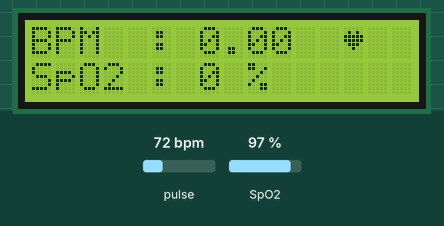
Recording of a sketch running on a simulated Arduino Uno, built with avr-gcc and run on an emulated ATmega328P. Parts: 16×2 character LCD. Inputs (shaded band) come from the test bench; at power-on: pulse 72 bpm, SpO2 97 %. What the sketch prints to the serial monitor is not drawn.

Above: at 4.2 s.
4.3 s: pulse set to 42 bpm
At 7.2 s:
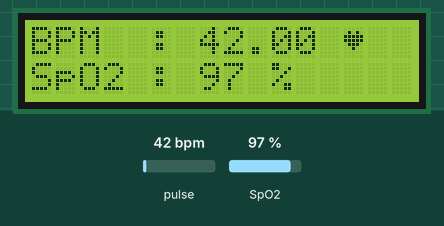
7.5 s: SpO2 set to 80 %
At 9.3 s:
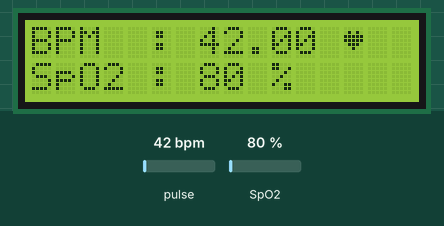
9.6 s: pulse set to 70 bpm
At 11.3 s:
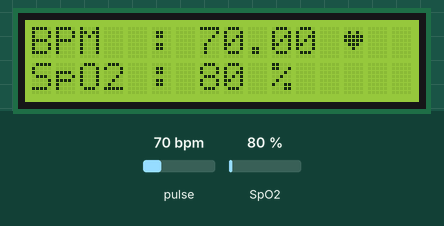
11.6 s: SpO2 set to 85 %
At 13.5 s:
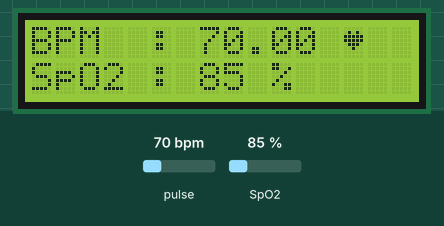
Timing chart, 0 to 14.6 s (numbered marks = the images above; inputs shaded):
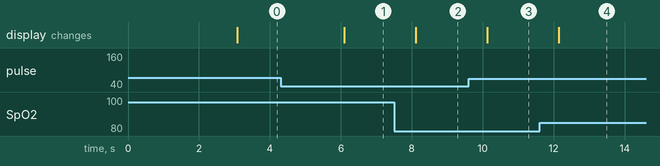

Measured:
- after the input at 4.3 s, the display: changes after 1.8 s (image 1)
- after the input at 7.5 s, the display: changes after 0.61 s (image 2)
- after the input at 9.6 s, the display: changes after 0.52 s (image 3)
- after the input at 11.6 s, the display: changes after 0.54 s (image 4)

The sketch:

LCD_MAX30100.ino
```cpp
// (licence header left out)
#include <LiquidCrystal.h>
#include <Wire.h>
#include "MAX30100_PulseOximeter.h"

#define REPORTING_PERIOD_MS     1000 //define the reporting time in ms between the samples

const int rs = 13, en = 12, d4 = 14, d5 = 27, d6 = 26, d7 = 25;
// Create lcd object (instance)
LiquidCrystal lcd(rs, en, d4, d5, d6, d7); //constructor is different than for arduino pins

// PulseOximeter is the higher level interface to the sensor
// it offers:
//  * beat detection reporting
//  * heart rate calculation
//  * SpO2 (oxidation level) calculation

// Create an object pox of PulseOximeter
PulseOximeter pox;

// Variable to hold the time at which the last beat occurred
uint32_t tsLastReport = 0;

//Special heart character
byte heart0[8] = {
  0b00000,
  0b01010,
  0b11111,
  0b11111,
  0b01110,
  0b00100,
  0b00000,
  0b00000
};

// Callback (registered below) fired when a pulse is detected
void onBeatDetected() { // The following callback function will display “Beat!” in the serial monitor when a heart beat occurs
  Serial.println("Beat!");
}

void setup() {
  Serial.begin(115200); // ESP32 baud rate
  lcd.createChar(0, heart0); // create a new custom character (index 0)
  lcd.begin(16, 2); // set up the LCD's number of columns and rows:

  // Print a message to the LCD.
  // set the cursor to column 0, line 0
  lcd.setCursor(0, 0);
  lcd.print("Health-Tracking");
  lcd.setCursor(0, 1);
  lcd.print("Smartwatch");
  lcd.setCursor(15, 1); // move cursor to (15, 1)
  lcd.write((byte)0);  // print the custom char at (15, 1)
  delay(3000);

  // Initialize the PulseOximeter instance (Failures are generally due to an improper I2C wiring, missing power supply or wrong target chip)
  Serial.print("Initializing pulse oximeter..");
  if (!pox.begin()) {
      Serial.println("FAILED");
      for(;;);
  } else {
      Serial.println("SUCCESS");
  }
  // The default current for the IR LED is 50mA and it could be changed
  //   by uncommenting the following line. Check MAX30100_Registers.h for all the
  //   available options.
  // pox.setIRLedCurrent(MAX30100_LED_CURR_7_6MA);

  // Register a callback for the beat detection
  pox.setOnBeatDetectedCallback(onBeatDetected); // Function that calls anorher function
}

void loop() {
  // Read from the sensor
  pox.update();

  // Asynchronously dump heart rate and oxidation levels to the serial
  // For both, a value of 0 means "invalid"
  if (millis() - tsLastReport > REPORTING_PERIOD_MS) {
    lcd.clear();
    lcd.setCursor(0, 0);
    lcd.print("BPM  : ");
    lcd.print(pox.getHeartRate());
    lcd.setCursor(13, 0); // move cursor to (13, 1)
    lcd.write((byte)0);  // print the custom char at (13, 0)

    lcd.setCursor(0, 1);
    lcd.print("SpO2 : ");
    lcd.print(pox.getSpO2());
    lcd.print(" %");

    tsLastReport = millis();
  }
}
```
